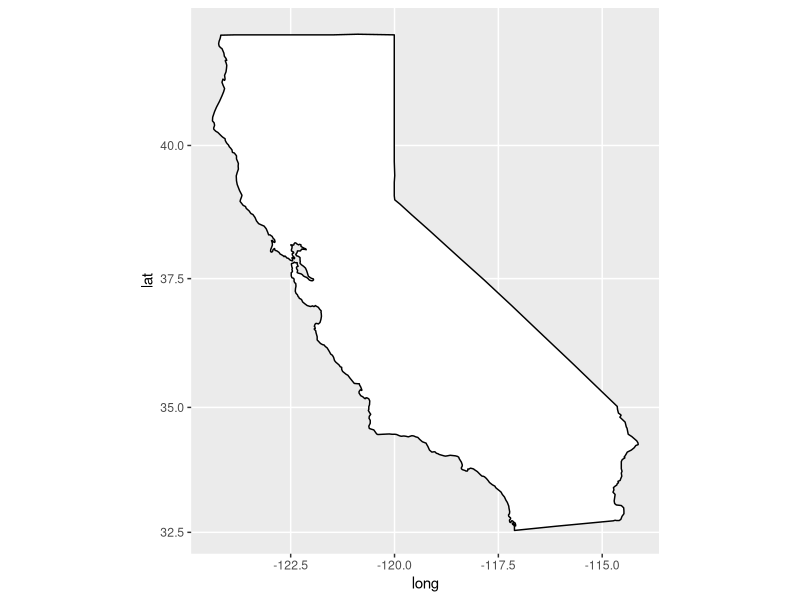
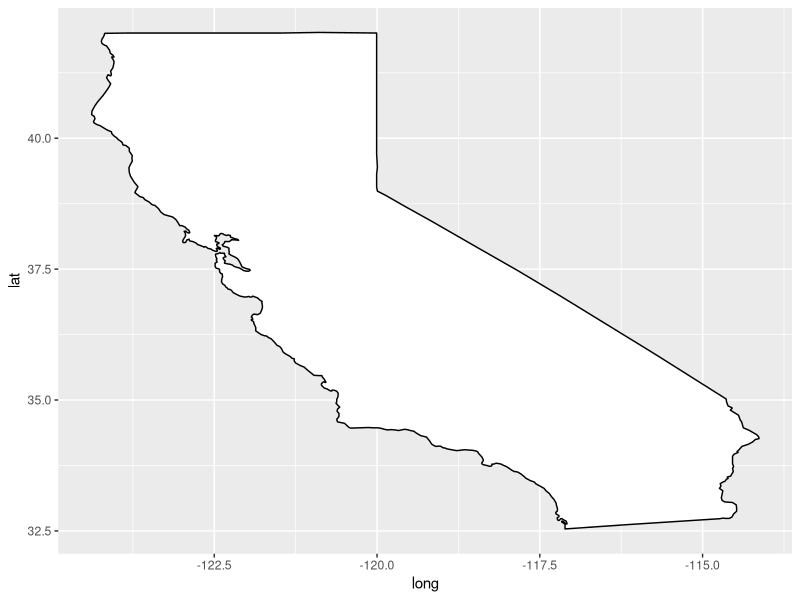

Here is the R script that generated these plots, in order: (Note: this script raises an error after producing the figures.)
## ---- chunk 1
library(ggplot2)
library(maps)
library(mapproj)
## ---- chunk 2
ca <- map_data(map = "state", region = "california")
ggplot(ca, aes(x = long, y = lat, group = group)) +
  geom_polygon(fill = 'white', color = "black") +
  coord_map()
## ---- chunk 3
ca <- map_data(map = "state", region = "california")
ggplot(ca, aes(x = long, y = lat, group = group)) +
  geom_polygon(fill = 'white', color = "black") 
## ---- chunk 4
ut <- map_data(map = "state", region = "utah")
ggplot(az, aes(x = long, y = lat, group = group)) +
  geom_polygon(fill = 'white', color = "black") +
  coord_map()
## ---- chunk 5
for (i in world.cities$country.etc) {
  if (country == "Philippines") {
    
  }
}
## ---- chunk 6
world.cities$country.etc
ut <- map_data(map = world.cities, region = "utah")
ggplot(az, aes(x = long, y = lat, group = group)) +
  geom_polygon(fill = 'white', color = "black") +
  coord_map()
